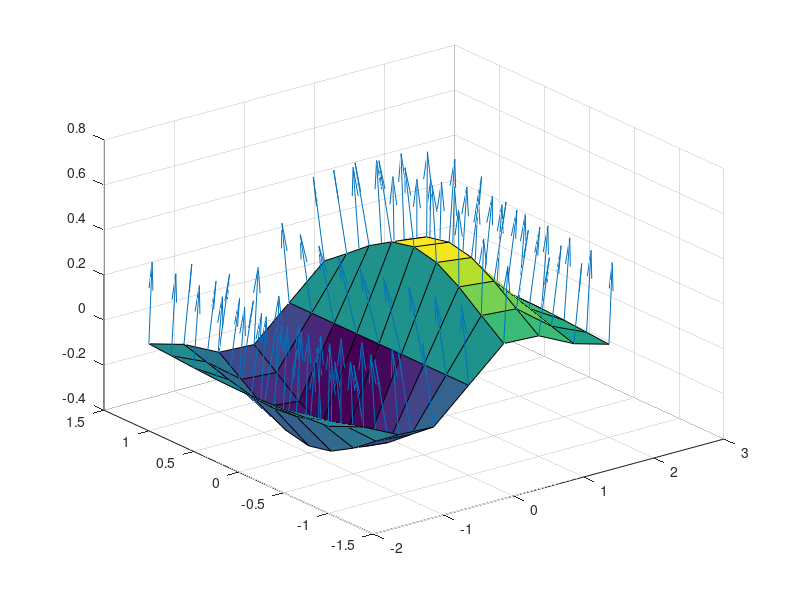

This chart was generated by the following MATLAB code:
%do_quiver3
[x,y] = meshgrid(-2:.5:2,-1:.25:1);
z = x.*exp(-x.^2 - y.^2);
surf(x,y,z), hold on
[u,v,w] = surfnorm(x,y,z);
quiver3(x,y,z,u,v,w); 
